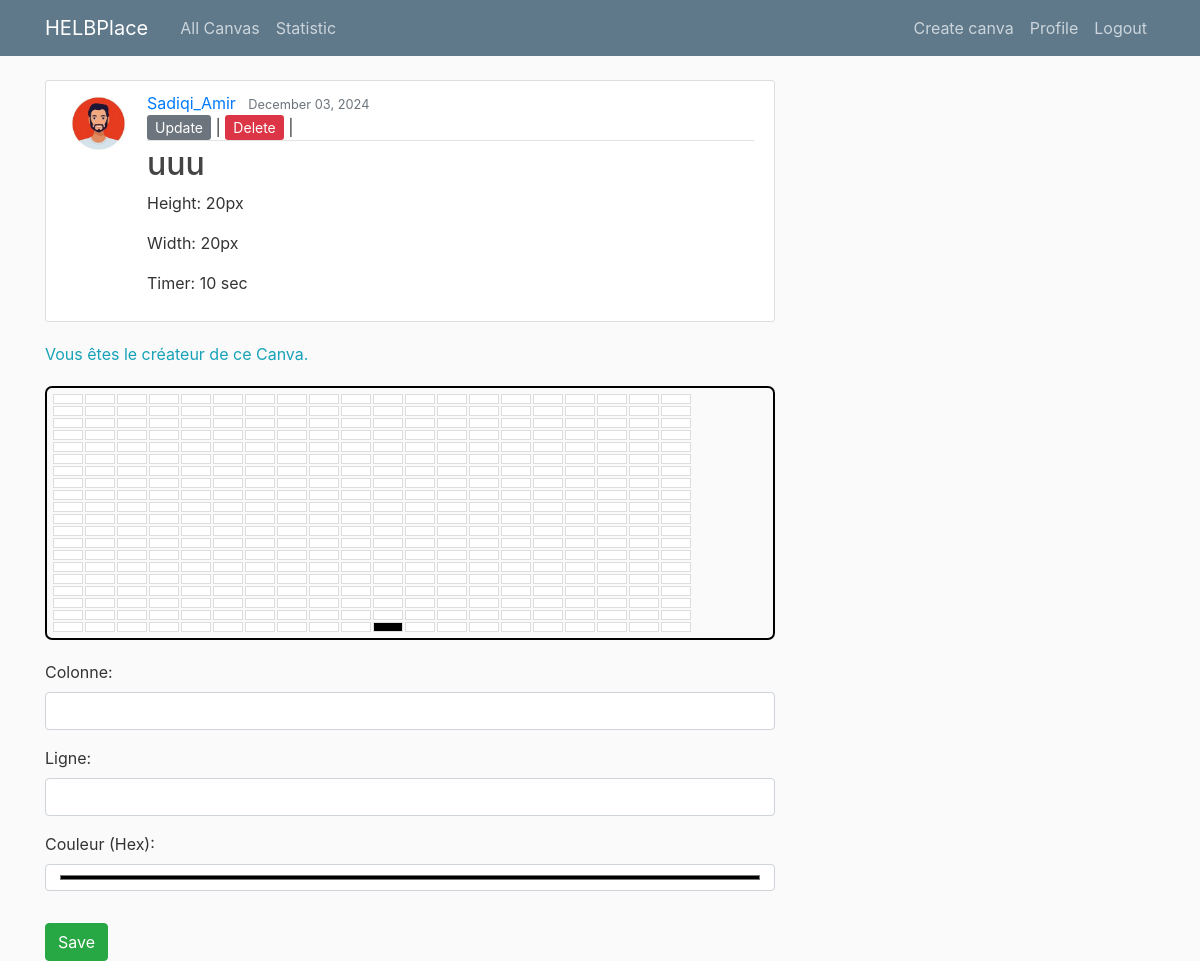
/canva/24/ (signed in), run on the app's committed database.
### blog/models.py (models this page shows, shortened)
class Canva(models.Model):
    title = models.CharField(max_length=100)
    sizeHeight = models.IntegerField()
    sizeWidth = models.IntegerField()
    timer = models.IntegerField()
    date_posted = models.DateTimeField(default=timezone.now)
    author = models.ForeignKey(User, on_delete=models.CASCADE)
    joined_users = models.ManyToManyField(User, related_name='joined_canvases', blank=True)

class Pixel(models.Model):
    canva = models.ForeignKey(Canva, on_delete=models.CASCADE, related_name='pixels')
    x = models.IntegerField()  # Position X
    y = models.IntegerField()  # Position Y
    color = models.CharField(max_length=7, default='#FFFFFF')  # Couleur hexadécimale
    class Meta:
        unique_together = ('canva', 'x', 'y')  # Garantir que chaque pixel a des coordonnées uniques pour chaque canva

### users/models.py (models this page shows, shortened)
class Profile(models.Model):
    user=models.OneToOneField(User, on_delete=models.CASCADE) # one-to-one relationship with User model and oneToOneField is used to delete theprofile when the user is deleted
    image=models.ImageField(default='default.jpg', upload_to='profile_pics') # image field to store profile picture

### blog/views.py (the view)
# urls.py: path('canva/<int:pk>/', CanvaDetailView.as_view(), name='canva-detail'),
class CanvaDetailView(DetailView):
    model = Canva
    def get_context_data(self, **kwargs):
        context = super().get_context_data(**kwargs)
        user = self.request.user
        canva = self.object
        context['joined'] = canva.joined_users.filter(id=user.id).exists() if user.is_authenticated else False
        context['is_author'] = canva.author == user
        pixels = self.object.pixels.all()
        grid = [[None for _ in range(self.object.sizeWidth)] for _ in range(self.object.sizeHeight)]
        for pixel in pixels:
            grid[pixel.y][pixel.x] = pixel
        context['pixels'] = grid
        return context

### blog/templates/blog/canva_detail.html (shortened to what this page needs)
{% extends "blog/base.html" %}
{% block content %}
<article class="media content-section">
    <img class="rounded-circle article-img" src="{{ object.author.profile.image.url }}">
    <div class="media-body">
        <div class="article-metadata">
            <a class="mr-2" href="#">{{ object.author }}</a>
            <small class="text-muted">{{ object.date_posted|date:"F d, Y" }}</small>
            {% if object.author == user %}
            <div>
                <a class="btn-secondary btn-sm mt-1 mb-1" href="{% url 'canva-update' object.id %}">Update</a> |
                <a class="btn-danger btn-sm mt-1 mb-1" href="{% url 'canva-delete' object.id %}">Delete</a> |
            </div>
            {% endif %}
        </div>
        <h2 class="article-title">{{ object.title }}</h2>
        <p class="article-content">Height: {{ object.sizeHeight }}px</p>
        <p class="article-content">Width: {{ object.sizeWidth }}px</p>
        <p class="article-content">Timer: {{ object.timer }} sec</p>
    </div>
</article>
{% if is_author %}
    <p class="text-info">Vous êtes le créateur de ce Canva.</p>
{% elif not joined %}
    <form method="POST" action="{% url 'join-canva' object.id %}">
        {% csrf_token %}
        <button type="submit" class="btn btn-primary">Rejoindre</button>
    </form>
{% else %}
    <p class="text-success">Vous avez déjà rejoint ce Canva.</p>
{% endif %}
{% if is_author or joined %}
    <div class="canvas-grid">
        {% for row in pixels %}
            <div class="pixel-row">
                {% for pixel in row %}
                    <div
                        class="pixel"
                        style="background-color: {{ pixel.color }};"
                        data-x="{{ pixel.x }}"
                        data-y="{{ pixel.y }}">
                    </div>
                {% empty %}
                    <p>No pixels available.</p>
                {% endfor %}
            </div>
        {% endfor %}
    </div>
    <div class="modify-grid">
        <form method="POST" action="{% url 'update-pixel' object.id %}">
            <div class="form-group">
                <label for="x">Colonne:</label>
                <input type="number" id="x" name="x" class="form-control" required>
            </div>
            <div class="form-group">
                <label for="y">Ligne:</label>
                <input type="number" id="y" name="y" class="form-control" required>
            </div>
            <div class="form-group">
                <label for="color">Couleur (Hex):</label>
                <input type="color" id="color" name="color" class="form-control" required>
            </div>
            <button type="submit" class="btn btn-success mt-3">Save</button>
        </form>
    </div>
{% else %}
    <p class="text-warning">Rejoignez ce Canva pour voir et modifier la grille.</p>
{% endif %}
{% endblock content %}

### blog/static/blog/main.css (style rules this page uses)
body { background: #fafafa; color: #333333; margin-top: 5rem; }
h1, h2, h3, h4, h5, h6 { color: #444444; }
.content-section { background: #ffffff; padding: 10px 20px; border: 1px solid #dddddd; border-radius: 3px; margin-bottom: 20px; }
.article-title { color: #444444; }
.article-content { white-space: pre-line; }
.article-img { height: 65px; width: 65px; margin-right: 16px; }
.article-metadata { padding-bottom: 1px; margin-bottom: 4px; border-bottom: 1px solid #e3e3e3 }
.canvas-grid { display: flex; flex-direction: column; margin: 20px 0; border: 2px solid #000; padding: 5px; border-radius: 7px; }
.pixel-row { display: flex; }
.pixel { width: 30px; height: 10px; display: inline-block; border: 1px solid #ddd; cursor: pointer; margin: 1px; }

### data on the page
Canva: author.profile.image (picture), author "Sadiqi_Amir", date_posted "December 03, 2024", title "uuu", sizeHeight "20", sizeWidth "20", timer "10"
Pixel: x 10 (drawn)
